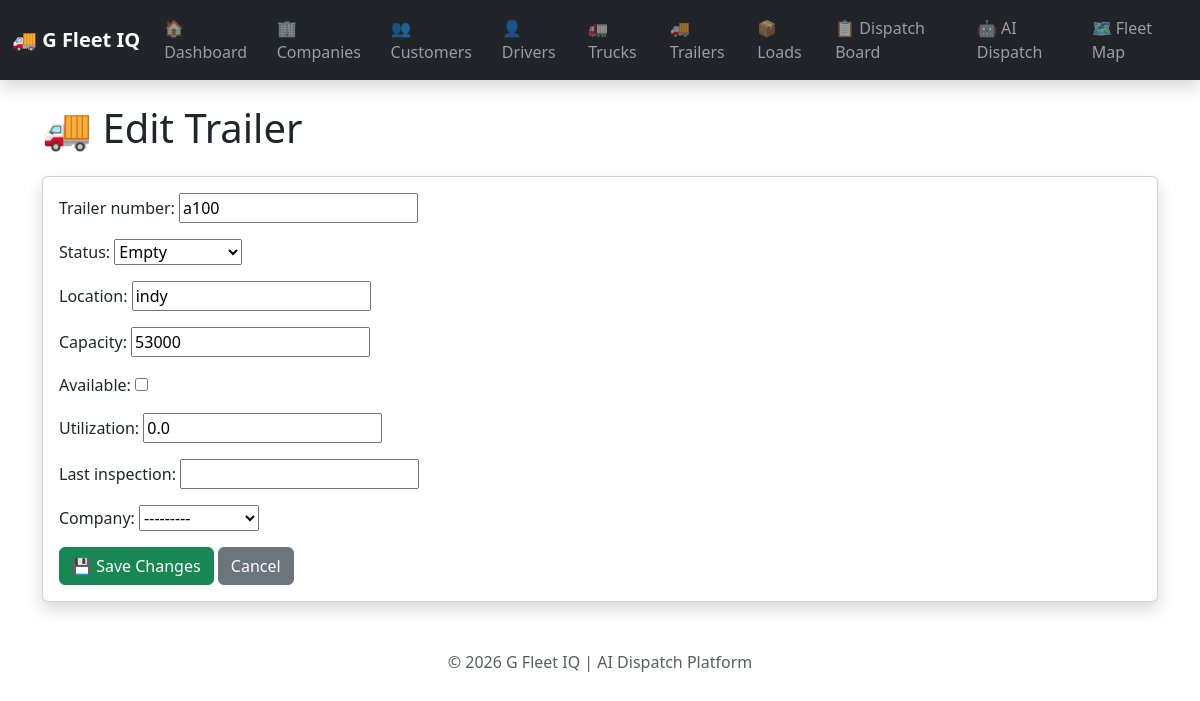
The page /trailers/1/edit/ on the database its author committed.
### fleet/models.py (models this page shows, shortened)
class Trailer(models.Model):
    STATUS_CHOICES=[("Empty","Empty"),("Loaded","Loaded"),("Maintenance","Maintenance"),("Out of Service","Out of Service")]
    trailer_number=models.CharField(max_length=50,unique=True)
    status=models.CharField(max_length=20,choices=STATUS_CHOICES,default="Empty")
    location=models.CharField(max_length=200,blank=True,default="")
    capacity=models.IntegerField(default=53000)
    available=models.BooleanField(default=True)
    utilization=models.FloatField(default=0)
    last_inspection=models.DateField(null=True,blank=True)
    company=models.ForeignKey(Company,on_delete=models.CASCADE,related_name="trailers",null=True,blank=True)

### dashboard/views.py (the view)
# urls.py: path("trailers/<int:trailer_id>/edit/", views.edit_trailer, name="edit_trailer"),
def edit_trailer(request, trailer_id):
    trailer = get_object_or_404(Trailer, id=trailer_id)
    form = TrailerForm(
        request.POST or None,
        instance=trailer,
    )
    if request.method == "POST" and form.is_valid():
        form.save()
        return redirect("trailers")
    return render(
        request,
        "dashboard/edit_trailer.html",
        {
            "trailer": trailer,
            "form": form,
        },
    )

### dashboard/forms.py
class TrailerForm(forms.ModelForm):
    class Meta:
        model = Trailer
        fields = "__all__"

### fleet/models.py (called while the page is built)
    def __str__(self):
        return self.name

### dashboard/templates/dashboard/edit_trailer.html (shortened to what this page needs)
{% extends "dashboard/base.html" %}
{% block content %}
<h1 class="mb-4">🚚 Edit Trailer</h1>
<div class="card shadow">
    <div class="card-body">
        <form method="POST">
            {{ form.as_p }}
            <button type="submit" class="btn btn-success">
                💾 Save Changes
            </button>
            <a href="{% url 'trailers' %}" class="btn btn-secondary">
                Cancel
            </a>
        </form>
    </div>
</div>
{% endblock %}

### rows shown on the page
Trailer: trailer_number "a100", status "Empty", location "indy", capacity "53000", utilization "0.0", company "---------"
